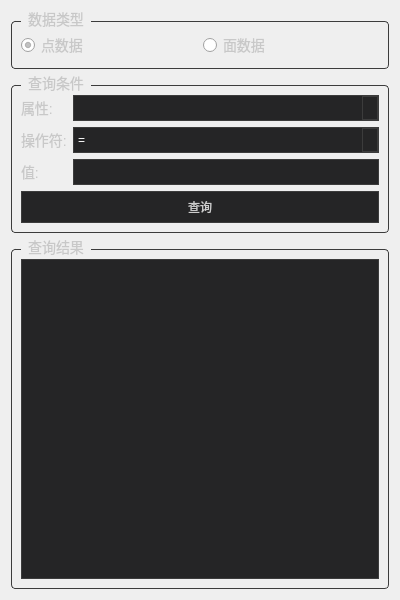
<?xml version="1.0" encoding="UTF-8"?>
<ui version="4.0">
 <class>igQtSearchInfo</class>
 <widget class="QWidget" name="igQtSearchInfo">
  <property name="geometry">
   <rect>
    <x>0</x>
    <y>0</y>
    <width>400</width>
    <height>600</height>
   </rect>
  </property>
  <property name="windowTitle">
   <string>查找数据</string>
  </property>
  <layout class="QVBoxLayout" name="verticalLayout">
   <item>
    <widget class="QGroupBox" name="groupBox_DataSelection">
     <property name="title">
      <string>数据类型</string>
     </property>
     <property name="styleSheet">
      <string notr="true">QGroupBox { font-size: 14px; color: #C8C8C8; border: 1px solid #3C3C3C; border-radius: 4px; margin-top: 10px; }
QGroupBox::title { subcontrol-origin: margin; left: 10px; padding: 0 5px 0 5px; }</string>
     </property>
     <layout class="QHBoxLayout" name="horizontalLayout_DataSelection">
      <item>
       <widget class="QRadioButton" name="radioButton_Points">
        <property name="text">
         <string>点数据</string>
        </property>
        <property name="checked">
         <bool>true</bool>
        </property>
        <property name="styleSheet">
         <string notr="true">QRadioButton { font-size: 14px; color: #C8C8C8; }</string>
        </property>
       </widget>
      </item>
      <item>
       <widget class="QRadioButton" name="radioButton_Cells">
        <property name="text">
         <string>面数据</string>
        </property>
        <property name="styleSheet">
         <string notr="true">QRadioButton { font-size: 14px; color: #C8C8C8; }</string>
        </property>
       </widget>
      </item>
     </layout>
    </widget>
   </item>
   <item>
    <widget class="QGroupBox" name="groupBox_Query">
     <property name="title">
      <string>查询条件</string>
     </property>
     <property name="styleSheet">
      <string notr="true">QGroupBox { font-size: 14px; color: #C8C8C8; border: 1px solid #3C3C3C; border-radius: 4px; margin-top: 10px; }
QGroupBox::title { subcontrol-origin: margin; left: 10px; padding: 0 5px 0 5px; }</string>
     </property>
     <layout class="QGridLayout" name="gridLayout_Query">
      <item row="0" column="0">
       <widget class="QLabel" name="label_Property">
        <property name="text">
         <string>属性:</string>
        </property>
        <property name="styleSheet">
         <string notr="true">QLabel { font-size: 14px; color: #C8C8C8; }</string>
        </property>
       </widget>
      </item>
      <item row="0" column="1">
       <widget class="QComboBox" name="comboBox_Property">
        <property name="styleSheet">
         <string notr="true">QComboBox { background-color: #252526; color: #FFFFFF; border: 1px solid #3C3C3C; padding: 4px; }
QComboBox::drop-down { background-color: #252526; border: 1px solid #3C3C3C; }
QComboBox::item { background-color: #252526; color: #FFFFFF; }
QComboBox::item:selected { background-color: #3A3A3A; }</string>
        </property>
       </widget>
      </item>
      <item row="1" column="0">
       <widget class="QLabel" name="label_Operator">
        <property name="text">
         <string>操作符:</string>
        </property>
        <property name="styleSheet">
         <string notr="true">QLabel { font-size: 14px; color: #C8C8C8; }</string>
        </property>
       </widget>
      </item>
      <item row="1" column="1">
       <widget class="QComboBox" name="comboBox_Operator">
        <item>
         <property name="text">
          <string>=</string>
         </property>
        </item>
        <item>
         <property name="text">
          <string>&gt;</string>
         </property>
        </item>
        <item>
         <property name="text">
          <string>&lt;</string>
         </property>
        </item>
        <property name="styleSheet">
         <string notr="true">QComboBox { background-color: #252526; color: #FFFFFF; border: 1px solid #3C3C3C; padding: 4px; }
QComboBox::drop-down { background-color: #252526; border: 1px solid #3C3C3C; }
QComboBox::item { background-color: #252526; color: #FFFFFF; }
QComboBox::item:selected { background-color: #3A3A3A; }</string>
        </property>
       </widget>
      </item>
      <item row="2" column="0">
       <widget class="QLabel" name="label_Value">
        <property name="text">
         <string>值:</string>
        </property>
        <property name="styleSheet">
         <string notr="true">QLabel { font-size: 14px; color: #C8C8C8; }</string>
        </property>
       </widget>
      </item>
      <item row="2" column="1">
       <widget class="QLineEdit" name="lineEdit_Value">
        <property name="styleSheet">
         <string notr="true">QLineEdit { background-color: #252526; color: #FFFFFF; border: 1px solid #3C3C3C; padding: 4px; }</string>
        </property>
       </widget>
      </item>
      <item row="3" column="0" colspan="2">
       <widget class="QPushButton" name="pushButton_Query">
        <property name="text">
         <string>查询</string>
        </property>
        <property name="styleSheet">
         <string notr="true">QPushButton { background-color: #252526; color: #CCCCCC; border: 1px solid #3C3C3C; padding: 6px; }
QPushButton:hover { background-color: #3A3A3A; }
QPushButton:pressed { background-color: #1E1E1E; }</string>
        </property>
       </widget>
      </item>
     </layout>
    </widget>
   </item>
   <item>
    <widget class="QGroupBox" name="groupBox_Results">
     <property name="title">
      <string>查询结果</string>
     </property>
     <property name="styleSheet">
      <string notr="true">QGroupBox { font-size: 14px; color: #C8C8C8; border: 1px solid #3C3C3C; border-radius: 4px; margin-top: 10px; }
QGroupBox::title { subcontrol-origin: margin; left: 10px; padding: 0 5px 0 5px; }</string>
     </property>
     <layout class="QVBoxLayout" name="verticalLayout_Results">
      <item>
       <widget class="QTableWidget" name="tableWidget_Results">
        <property name="styleSheet">
         <string notr="true">QTableWidget { background-color: #252526; color: #FFFFFF; border: 1px solid #3C3C3C; }
QTableWidget::header { background-color: #2A2A2A; color: #C8C8C8; }
QTableWidget::item { padding: 4px; }
QTableWidget::item:alternate { background-color: #2A2A2A; }</string>
        </property>
       </widget>
      </item>
     </layout>
    </widget>
   </item>
  </layout>
 </widget>
 <resources/>
 <connections/>
</ui>
